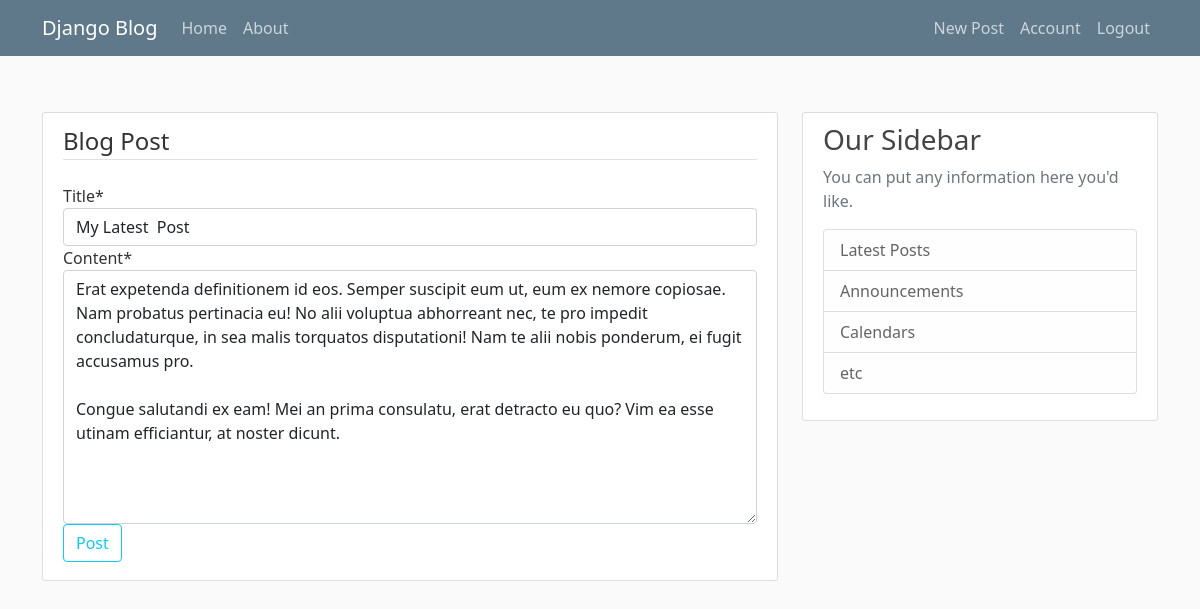
The page /post/28/update/ (signed in) on the database its author committed.
### blog/models.py (models this page shows, shortened)
class Post(models.Model):
    title = models.CharField(max_length=100)
    content = models.TextField()
    date_posted = models.DateTimeField(default=timezone.now)
    author = models.ForeignKey(User, on_delete=models.CASCADE)

### blog/views.py (the view, shortened to what this page needs)
# urls.py: path('post/<int:pk>/update/', PostUpdateView.as_view(), name='post-update'),
class PostUpdateView(LoginRequiredMixin, UserPassesTestMixin, UpdateView):
    model = Post
    fields = ['title', 'content']
    def test_func(self):
        post = self.get_object()
        if self.request.user == post.author:
            return True
        return False

### blog/templates/blog/post_form.html (shortened to what this page needs)
{% extends "blog/base.html" %}
{% load crispy_forms_tags %}
{% block content %}
    <div class="content-section ">
        <form method="POST">
            <fieldset class="form-group">
                <legend class="border-bottom mb-4">Blog Post</legend>
                {{form | crispy}}
            </fieldset>
            <div class="form-group">
                <button class="btn btn-outline-info mb-2" type="submit">Post</button>
            </div>
        </form>
    </div>
{% endblock %}

### blog/static/blog/main.css (style rules this page uses)
body { background: #fafafa; color: #333333; margin-top: 5rem; }
.content-section { background: #ffffff; padding: 10px 20px; border: 1px solid #dddddd; border-radius: 3px; margin-bottom: 20px; }

### rows shown on the page
Post: title "My Latest Post", content "Erat expetenda definitionem id eos. Semper suscipit eum ut, eum ex nemore copiosae. Nam probatus pertinacia eu! No alii voluptua abhorreant nec, te pro impedit concludaturque, in sea malis torquatos disputationi! Nam te alii nobis ponderum, ei fugit accusamus pro. Congue salutandi ex eam! Mei an prima consulatu, erat detracto eu quo? Vim ea esse utinam efficiantur, at noster dicunt."
